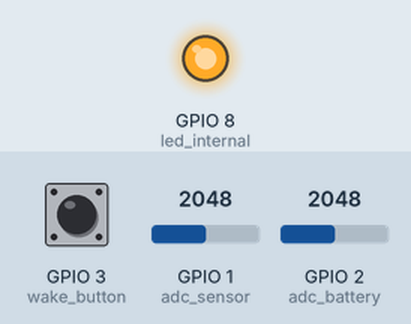
A program run on a simulated ESP32 board running MicroPython. Shown: output pins drawn as LEDs (lit = HIGH). Inputs (shaded band) come from the test bench; at power-on: GPIO 1 (adc_sensor) = 2048, GPIO 2 (adc_battery) = 2048, GPIO 3 (wake_button) HIGH (analog values on the 0–4095 scale). WiFi joins after 1.5 s; no MQTT or app messages arrive unless stated; deep sleep restarts the program when it ends; the clock reads 2024-03-15 10:24:30 at power-on unless the program sets it; pins used as bus, display or sensor lines are not drawn; what the program prints to the serial console is not drawn.

Above: at 0.4 s.
At 12.9 s:
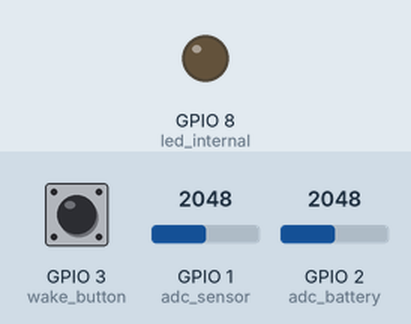
Timing chart, 0 to 14.4 s (numbered marks = the images above):
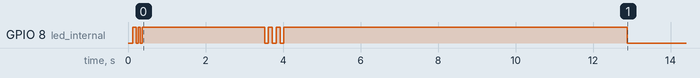

The program:

esp32c3_moisture_sensor_2.76b.py
```python
"""
ESP32-C3-OLED Kapazitiver Feuchtesensor - Version 2.76b 25-10-2025
============================================================
Button-Poll Version mit geschachteltem MQTT JSON

Änderungen v2.75 → v2.76:
- NEU: MQTT JSON mit Untergruppen (device, battery, sensor)
- Bessere Struktur für Home Assistant
- Alle anderen Features wie v2.75

Hardware-Konfiguration:
=======================
PIN-BELEGUNG:
  GPIO0:  Sensor Power Control (OUTPUT)
  GPIO1:  ADC1_CH1 - U-SENSOR Messung (INPUT, Analog)
  GPIO2:  ADC1_CH2 - VBAT Messung (INPUT, Analog)
  GPIO3:  Button mit Pull-Up (INPUT, Digital)
  GPIO5:  I2C SDA (OLED Display)
  GPIO6:  I2C SCL (OLED Display)
  GPIO8:  Interne LED (OUTPUT, LOW active)

SPANNUNGSTEILER:
  Sensor (GPIO1):
    Schaltung: GND - 10kΩ - GPIO1 - 20kΩ - U_SENSOR
    Teilverhältnis: 10k/(10k+20k) = 0.333
    Spannungsteiler-Faktor: 1/0.333 = 3.0

  Battery (GPIO2):
    Schaltung: GND - 10kΩ - GPIO2 - 30kΩ - VBAT
    Teilverhältnis: gemessen ≈ 0.303 (nicht exakt 0.25)
    Spannungsteiler-Faktor: 3.3 (kalibriert)

ADC KONFIGURATION:
  Beide Channels: atten(2) = 6dB, 0-2.0V Range, V_REF = 2.0V

STATUS-AUSGABEN:
  ADC < 565:       "       WET"     - Sehr feucht
  ADC 565-615:     "   WET>OK "  - Wird trockener
  ADC 615-715:     "   OK     "      - Optimal
  ADC 715-860:     " OK>DRY   "  - Wird trocken
  ADC >= 860:      "DRY"     - Sehr trocken

PROZENT-BERECHNUNGEN:
  Sensor: WET(420)=100%, DRY(850)=0%
  Battery: 4.2V=100%, 3.0V=0%

MQTT JSON STRUKTUR (NEU in v2.76 - mit Untergruppen):
  {
    "device": {
      "devicename": "ESP32-C3_OLED-Feuchtesensor_01",
      "timestamp": 388,
      "measurement_count": 6,
      "hardware_version": "2.76"
    },

    "battery": {
      "voltage": 3.29,
      "adc": 2043,
      "percent": 24
    },

    "sensor": {
      "voltage": 1.26,
      "adc": 861,
      "percent": 0,
      "moisture_status": "DRY"
    }
  }

Autor: Mit geschachteltem JSON
Datum: Oktober 2025
Version: 2.76
"""

import machine
import time
from machine import Pin, ADC, I2C, deepsleep, reset_cause, DEEPSLEEP_RESET, RTC
import network
import ujson
import gc

# RTC für persistenten Counter
try:
    rtc = RTC()
    print("✓ RTC für Counter verfügbar")
except Exception as e:
    print("⚠ RTC nicht verfügbar: %s" % str(e))
    rtc = None

# ============================================================================
# KONFIGURATION
# ============================================================================

VERSION = "2.76b"

# WLAN
WIFI_SSID = "YOURSSID"
WIFI_PASSWORD = "YOURPASSWORD"
WIFI_TIMEOUT = 15
TX_POWER = 5
RETRY_COUNT = 5

# MQTT
MQTT_BROKER = "192.168.x.x"
MQTT_PORT = 1883
MQTT_USER = ""
MQTT_PASSWORD = ""
MQTT_CLIENT_ID = "ESP32-C3-OLED_Feuchtesensor_01"
MQTT_TOPIC = "home/feuchtesensor/01"

# Display
DISPLAY_TIMEOUT = 5
OLED_WIDTH = 72
OLED_HEIGHT = 40

# Button-Poll vor Sleep
BUTTON_POLL_TIME = 5

# Deep Sleep
SLEEP_TIME = 60

# Sensor Kalibrierung
MOISTURE_DRY = 850      # 0% Feuchtigkeit
MOISTURE_WET = 420      # 100% Feuchtigkeit
MOISTURE_OK_MIN = 715
MOISTURE_OK_MAX = 570

# Battery Kalibrierung
BATTERY_MAX = 4.2  # 100%
BATTERY_MIN = 3.0  # 0%

# Spannungsteiler-Faktoren
SENSOR_VOLTAGE_FACTOR = 3.0 #todo
BATTERY_VOLTAGE_FACTOR = 3.3

# ============================================================================
# GLOBALE VARIABLEN
# ============================================================================

measurement_count = 0
display = None
wlan = None
mqtt_client = None
i2c = None
adc_sensor = None
adc_battery = None
sensor_power = None
led_internal = None
wake_button = None

# ============================================================================
# RTC COUNTER FUNKTIONEN
# ============================================================================

def load_counter():
    """Lädt Counter aus RTC Memory"""
    if rtc is None:
        return 0

    try:
        data = rtc.memory()
        if data and len(data) >= 4:
            count = int.from_bytes(data[0:4], 'little')
            print("✓ Counter aus RTC geladen: %d" % count)
            return count
    except Exception as e:
        print("⚠ RTC Laden fehlgeschlagen: %s" % str(e))

    return 0

def save_counter(count):
    """Speichert Counter in RTC Memory"""
    if rtc is None:
        return False

    try:
        data = count.to_bytes(4, 'little')
        rtc.memory(data)
        print("✓ Counter in RTC gespeichert: %d" % count)
        return True
    except Exception as e:
        print("✗ RTC Speichern fehlgeschlagen: %s" % str(e))
        return False

# ============================================================================
# PROZENT-BERECHNUNGEN
# ============================================================================

def calc_sensor_percent(adc_value):
    """
    Berechnet Sensor-Feuchtigkeit in Prozent
    WET (420) = 100%, DRY (850) = 0%
    """
    sensor_range = MOISTURE_DRY - MOISTURE_WET
    percent = ((MOISTURE_DRY - adc_value) / sensor_range) * 100
    return max(0, min(100, int(percent)))

def calc_battery_percent(voltage):
    """
    Berechnet Battery-Ladung in Prozent
    4.2V = 100%, 3.0V = 0%
    """
    bat_range = BATTERY_MAX - BATTERY_MIN
    percent = ((voltage - BATTERY_MIN) / bat_range) * 100
    return max(0, min(100, int(percent)))

# ============================================================================
# HARDWARE-INITIALISIERUNG
# ============================================================================

def init_hardware():
    """Initialisiert Hardware-Komponenten"""
    global i2c, adc_sensor, adc_battery, sensor_power, led_internal, wake_button

    print("\n" + "="*70)
    print("HARDWARE-INITIALISIERUNG")
    print("="*70)

    # I2C
    try:
        i2c = I2C(0, sda=Pin(5), scl=Pin(6), freq=400000)
        devices = i2c.scan()
        if devices:
            print("✓ I2C initialisiert - Geräte: %s" % str([hex(d) for d in devices]))
        else:
            print("⚠ I2C initialisiert - Geräte nicht gefunden")
        i2c = I2C(0, sda=Pin(5), scl=Pin(6), freq=400000)
    except Exception as e:
        print("✗ I2C Fehler: %s" % str(e))
        i2c = None

    # ADC Sensor (GPIO1)
    try:
        adc_sensor = ADC(Pin(1))
        adc_sensor.atten(2)
        print("✓ ADC Sensor (GPIO1/ADC1_CH1, 6dB/0-2.0V)")
    except Exception as e:
        print("✗ ADC Sensor Fehler: %s" % str(e))
        adc_sensor = None

    # ADC Battery (GPIO2)
    try:
        adc_battery = ADC(Pin(2))
        adc_battery.atten(2)
        print("✓ ADC Battery (GPIO2/ADC1_CH2, 6dB/0-2.0V)")
    except Exception as e:
        print("✗ ADC Battery Fehler: %s" % str(e))
        adc_battery = None

    # Button (GPIO3)
    try:
        wake_button = Pin(3, Pin.IN, Pin.PULL_UP)
        print("✓ Button (GPIO3, PULL_UP)")
    except Exception as e:
        print("✗ Button Fehler: %s" % str(e))
        wake_button = DummyPin()

    # Sensor Power (GPIO0)
    try:
        sensor_power = Pin(0, Pin.OUT)
        sensor_power.off()
        print("✓ Sensor Power (GPIO0) - AUS")
    except Exception as e:
        print("✗ Sensor Power Fehler: %s" % str(e))
        sensor_power = DummyPin()

    # LED (GPIO8, LOW active)
    try:
        led_internal = Pin(8, Pin.OUT)
        led_internal.on()
        print("✓ LED (GPIO8, LOW active)")
    except Exception as e:
        print("✗ LED Fehler: %s" % str(e))
        led_internal = DummyPin()

    print("="*70)

class DummyPin:
    def on(self): pass
    def off(self): pass
    def value(self, *args): return 1 if not args else None

# ============================================================================
# DISPLAY FUNKTIONEN
# ============================================================================

def init_display():
    global display

    if i2c is None:
        print("⚠ Kein I2C - Display übersprungen")
        return False

    try:
        from ssd1306_7240_drv import SSD1306
        display = SSD1306(i2c)

        try:
            display.poweron()
            print("✓ Display poweron()")
        except AttributeError:
            try:
                display.power(True)
                print("✓ Display power(True)")
            except:
                print("✓ Display init")

        display.fill(0)
        display.text("ESP32-C3", 0, 0)
        display.text("OLED", 0, 10)
        display.text("Sensor V:", 0, 20)
        display.text(VERSION, 0, 30)
        display.show()
        print("✓ Display initialisiert")
        time.sleep(1)
        return True

    except ImportError:
        print("⚠ ssd1306_7240_drv.py nicht gefunden")
        return False
    except Exception as e:
        print("✗ Display Fehler: %s" % str(e))
        return False

def display_values(vbat, vsensor, status, count):
    if display is None:
        return

    try:
        display.fill(0)
        display.text("Bat: %.2fV" % vbat, 0, 0)
        display.text("Sen: %.2fV" % vsensor, 0, 10)
        display.text(" %s" % status, 0, 20)
        if OLED_HEIGHT >= 40:
            display.text("#%d" % count, 0, 30)
        display.show()
    except Exception as e:
        print("✗ Display: %s" % str(e))

# ============================================================================
# LED FUNKTIONEN
# ============================================================================

def led_blink(times=1, delay=0.1):
    try:
        for _ in range(times):
            led_internal.off()
            time.sleep(delay)
            led_internal.on()
            time.sleep(delay)
    except:
        pass

def led_on():
    try:
        led_internal.off()
    except:
        pass

def led_off():
    try:
        led_internal.on()
    except:
        pass

# ============================================================================
# ADC MESSFUNKTIONEN
# ============================================================================

def read_battery_voltage():
    if adc_battery is None:
        return 0, 3.7

    try:
        led_on()
        readings = []
        for _ in range(10):
            readings.append(adc_battery.read())
            time.sleep_ms(10)
        led_off()

        avg_reading_b = sum(readings) // len(readings)
        V_REF = 2.0
        adc_voltage = avg_reading_b * (V_REF / 4095.0)
        battery_voltage = adc_voltage * BATTERY_VOLTAGE_FACTOR

        print("  Batterie: ADC=%d, V_ADC=%.3fV, VBAT=%.2fV" %
              (avg_reading_b, adc_voltage, battery_voltage))

        return avg_reading_b, battery_voltage
    except Exception as e:
        print("✗ Batterie: %s" % str(e))
        led_off()
        return 0, 3.7

def read_sensor_voltage():
    if adc_sensor is None:
        return 2000, 1.5

    try:
        sensor_power.on()
        print("  Sensor Power: EIN")
        time.sleep_ms(100)

        led_blink(2, 0.05)

        readings = []
        for _ in range(10):
            readings.append(adc_sensor.read())
            time.sleep_ms(10)

        sensor_power.off()
        print("  Sensor Power: AUS")

        avg_reading_s = sum(readings) // len(readings)
        V_REF = 2.0
        adc_voltage = avg_reading_s * (V_REF / 4095.0)
        sensor_voltage = adc_voltage * SENSOR_VOLTAGE_FACTOR

        print("  Sensor: ADC=%d, V_ADC=%.3fV, U_SENS=%.2fV" %
              (avg_reading_s, adc_voltage, sensor_voltage))

        return avg_reading_s, sensor_voltage
    except Exception as e:
        print("✗ Sensor: %s" % str(e))
        sensor_power.off()
        return 2000, 1.5

# ============================================================================
# STATUS FUNKTIONEN
# ============================================================================

def determine_moisture_status(avg_reading_s):
    if avg_reading_s >= 860:
        return "DRY"
    elif avg_reading_s >= 715:
        return "OK>DRY"
    elif avg_reading_s >= 615:
        return "  OK"
    elif avg_reading_s >= 565:
        return "  WET>OK"
    else:
        return "     WET"

# ============================================================================
# BUTTON FUNCTIONS
# ============================================================================

def check_button_before_sleep(timeout_seconds=BUTTON_POLL_TIME):
    print("\nButton-Poll (%ds)..." % timeout_seconds)
    print("Taster: Messung sofort")
    print("Timeout: Deep Sleep" if SLEEP_TIME > 0 else "Timeout: Nächste Messung")

    countdown = timeout_seconds
    while countdown > 0:
        try:
            if wake_button.value() == 0:
                print("✓ Button gedrückt!")
                led_blink(2, 0.1)
                return True
        except:
            pass

        if countdown % 1 == 0:
            print("  %ds..." % countdown, end="")
            print("")

        time.sleep(0.1)
        countdown -= 0.1

    print("Timeout")
    return False

# ============================================================================
# WLAN FUNKTIONEN
# ============================================================================

def connect_wifi():
    global wlan

    print("\n" + "="*70)
    print("WLAN-VERBINDUNG")
    print("="*70)

    try:
        led_blink(3, 0.1)

        wlan = network.WLAN(network.STA_IF)

        print("Reset WiFi Interface...")
        wlan.active(False)
        time.sleep(0.5)
        wlan.active(True)
        time.sleep(0.5)

        wlan.config(pm=wlan.PM_NONE)
        wlan.config(txpower=TX_POWER)
        wlan.config(reconnects=RETRY_COUNT)

        if wlan.isconnected():
            wlan.disconnect()
            time.sleep(2)

        wlan.connect(WIFI_SSID, WIFI_PASSWORD)

        start_time = time.time()
        while not wlan.isconnected() and (time.time() - start_time) < WIFI_TIMEOUT:
            time.sleep(0.5)

        if wlan.isconnected():
            config = wlan.ifconfig()
            print("✓ WLAN VERBUNDEN - IP: %s" % config[0])
            return True
        else:
            print("✗ WLAN Timeout")
            return False

    except Exception as e:
        print("✗ WLAN: %s" % str(e))
        return False

# ============================================================================
# MQTT FUNKTIONEN
# ============================================================================

def publish_mqtt(data):
    global mqtt_client

    try:
        from umqtt.simple import MQTTClient

        mqtt_client = MQTTClient(
            MQTT_CLIENT_ID,
            MQTT_BROKER,
            port=MQTT_PORT
        )

        mqtt_client.connect()
        json_data = ujson.dumps(data)
        mqtt_client.publish(MQTT_TOPIC, json_data)
        mqtt_client.disconnect()

        print("✓ MQTT publiziert")
        print("  %s" % json_data)
        return True

    except Exception as e:
        print("✗ MQTT: %s" % str(e))
        return False

# ============================================================================
# DEEP SLEEP FUNKTIONEN
# ============================================================================

def enter_deep_sleep():
    if display:
        try:
            display.fill(0)
            display.show()
            display.poweroff()
        except:
            pass

    led_off()

    try:
        sensor_power.off()
    except:
        pass

    if wlan:
        try:
            wlan.active(False)
        except:
            pass

    gc.collect()
    deepsleep(SLEEP_TIME * 1000)

# ============================================================================
# HAUPTPROGRAMM (mit geschachteltem JSON)
# ============================================================================

def main():
    global measurement_count

    print("\n" + "="*70)
    print(" ESP32-C3 FEUCHTESENSOR - VERSION 2.76")
    print(" Mit geschachteltem MQTT JSON (Untergruppen)")
    print("="*70)

    # Counter laden
    if reset_cause() == DEEPSLEEP_RESET:
        measurement_count = load_counter()
        print("✓ Wake from Sleep - Counter: %d" % measurement_count)
    else:
        print("✓ Power-On - Counter: 0")
        measurement_count = 0

    led_blink(3, 0.1)

    while True:
        measurement_count += 1

        print("\n" + "="*70)
        print("MESSUNG #%d" % measurement_count)
        print("="*70)

        init_hardware()
        init_display()

        print("\n" + "="*70)
        print("SENSORMESSUNGEN")
        print("="*70)

        avg_reading_b, vbat = read_battery_voltage()
        avg_reading_s, vsensor = read_sensor_voltage()
        status = determine_moisture_status(avg_reading_s)

        # Prozent berechnen
        battery_percent = calc_battery_percent(vbat)
        sensor_percent = calc_sensor_percent(avg_reading_s)

        print("\n  Ergebnis:")
        print("  - Batterie: %.2fV (ADC: %d, %d%%)" % (vbat, avg_reading_b, battery_percent))
        print("  - Sensor: %.2fV (ADC: %d, %d%%)" % (vsensor, avg_reading_s, sensor_percent))
        print("  - Status: %s" % status)
        print("="*70)

        display_values(vbat, vsensor, status, measurement_count)
        time.sleep(3)

        # MQTT data mit UNTERGRUPPEN (NEU in v2.76)
        mqtt_data = {
            "device": {
                "devicename": MQTT_CLIENT_ID,
                "timestamp": int(time.time()),
                "measurement_count": measurement_count,
                "software_version": str(VERSION)
            },

            "battery": {
                "b_voltage": round(vbat, 2),
                "b_adc": avg_reading_b,
                "b_percent": battery_percent
            },

            "sensor": {
                "s_voltage": round(vsensor, 2),
                "s_adc": avg_reading_s,
                "percent": sensor_percent,

            },

            "s_moisture_status": status
        }

        if connect_wifi():
            publish_mqtt(mqtt_data)
            time.sleep(1)

        button_pressed = check_button_before_sleep(BUTTON_POLL_TIME)

        if button_pressed:
            print("\n→ Nächste Messung sofort!")
            time.sleep(1)
        else:
            if SLEEP_TIME > 0:
                print("\n→ Speichere Counter und gehe in Sleep...")

                # Counter speichern VOR Sleep!
                save_counter(measurement_count)

                if display:
                    try:
                        display.fill(0)
                        display.show()
                        display.poweroff()
                    except:
                        pass

                gc.collect()
                enter_deep_sleep()
            else:
                print("\n→ Dauerbetrieb: Nächste Messung in 3s...")
                time.sleep(3)

# ============================================================================
# PROGRAMMSTART
# ============================================================================

if __name__ == "__main__":
    try:
        main()
    except KeyboardInterrupt:
        print("\n\nProgramm beendet")
        led_off()
    except Exception as e:
        print("\n\n✗ FEHLER: %s" % str(e))
        import sys
        sys.print_exception(e)
        led_blink(10, 0.1)
    finally:
        if display:
            try:
                display.fill(0)
                display.text("   Stop", 0, 20)
                display.show()
            except:
                pass
        led_off()
```
